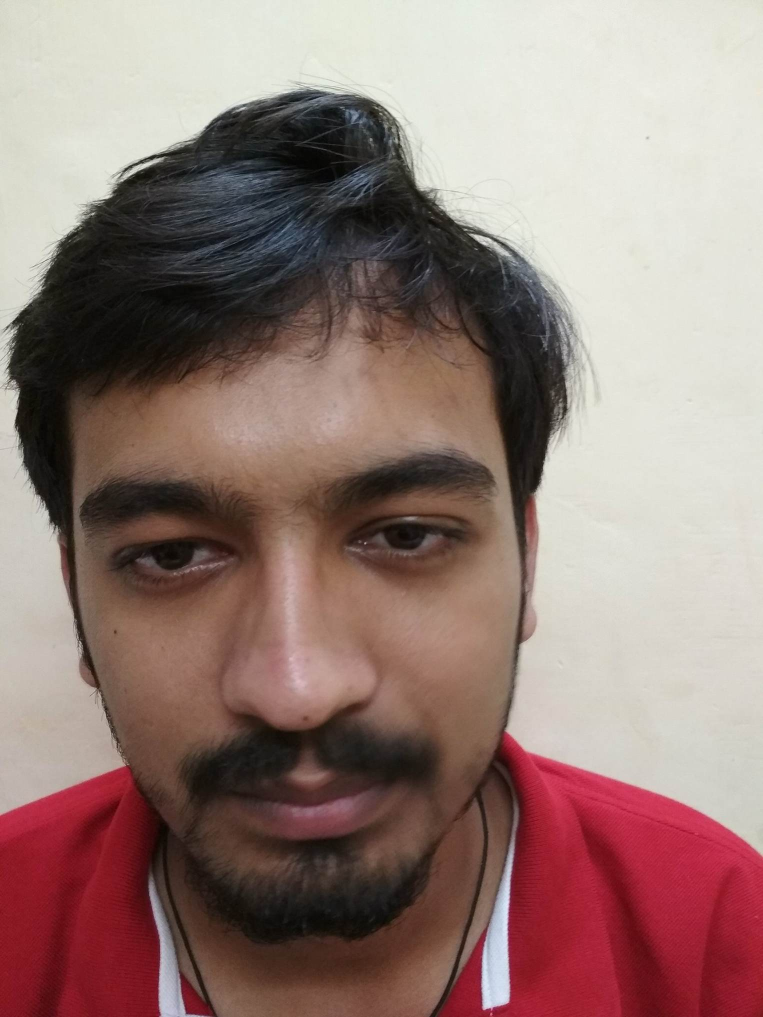
#> input picture faces/s1/1.jpg, 1526 x 2034 px, found by its file name (shown at 1/2 size); its folder holds only this picture in this run
$ python haar_cascade.py
#> lines starting #> are read from the running program, lines starting #| are printed output that depends on the picture
import numpy as np
import cv2 as cv
import os
import sys

face_cascade = cv.CascadeClassifier('/usr/share/opencv/haarcascades/haarcascade_frontalface_default.xml')

def generate_data(input_path,output_path):
#> called with input_path = '/home/kushagra/ITSP/faces', output_path = '/home/kushagra/ITSP/crop'
	for person_name in os.listdir(input_path):
		for image_name in os.listdir(input_path+"/"+person_name):
			img = cv.imread(input_path+"/"+person_name+"/"+image_name)
#> img is the input picture: shape (2034, 1526, 3); mean B, G, R 118, 123.7, 148.4
			gray = cv.cvtColor(img, cv.COLOR_BGR2GRAY)
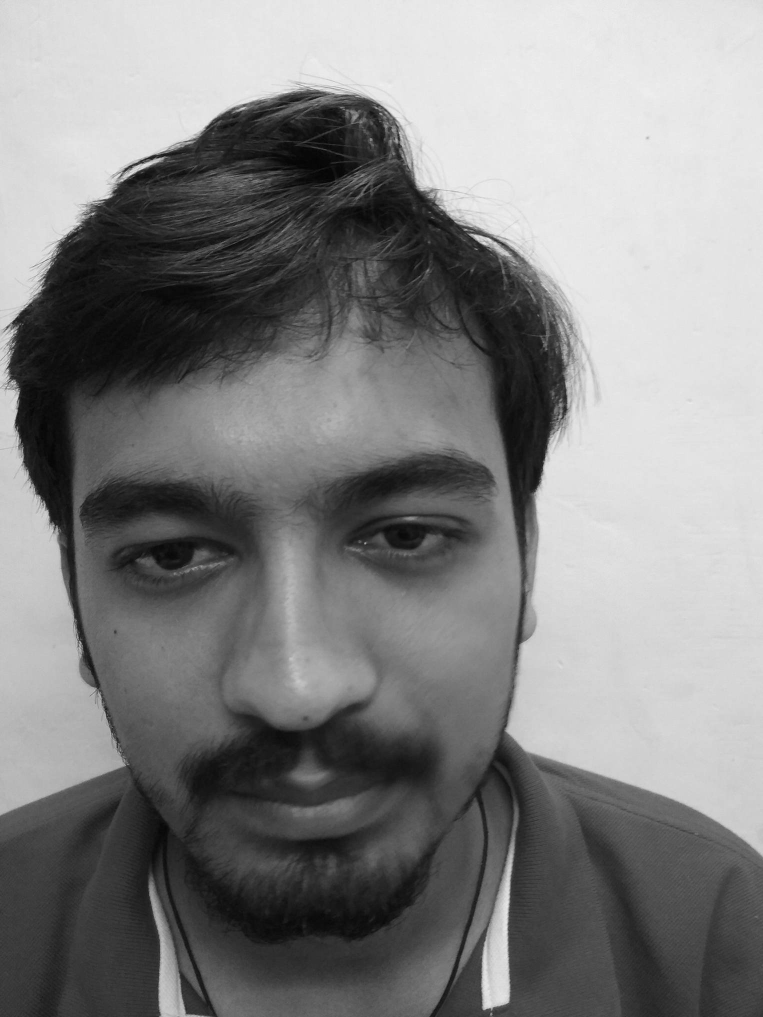
#> gray: shape (2034, 1526) (shown at 1/2 size); min 0, max 254, mean 130.4
			faces = face_cascade.detectMultiScale(gray, 1.1, 4)
#> faces = [[47, 635, 1141, 1141]]
			if(len(faces)==0):
				faces = face_cascade.detectMultiScale(gray, 1.1, 3)
			if(len(faces)==0):
				faces = face_cascade.detectMultiScale(gray, 1.05, 3)
			if(len(faces)==0):
				faces = face_cascade.detectMultiScale(gray, 1.05, 2)
			if(len(faces)>=2):
				faces = face_cascade.detectMultiScale(gray, 1.1, 5)
			if(len(faces)>=2):
				faces = face_cascade.detectMultiScale(gray, 1.1, 6)
			if(len(faces)>=2):
				faces = face_cascade.detectMultiScale(gray, 1.1, 7)
			print(input_path+"/"+person_name+"/"+image_name,len(faces))
#| /home/kushagra/ITSP/faces/s1/1.jpg 1
			if(len(faces)!=0):
				(x,y,w,h)=faces[0]
#> x = 47; y = 635; w = 1141; h = 1141
				img = img[y:y+h, x:x+w]
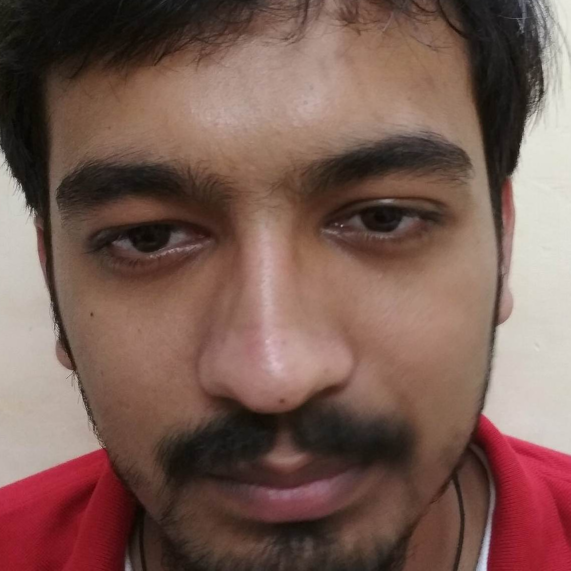
#> img: shape (1141, 1141, 3) (shown at 1/2 size); mean B, G, R 82.1, 90.9, 120.7
				img = cv.resize(img, (100, 100))
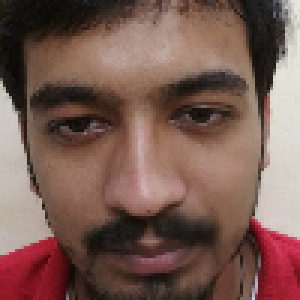
#> img: shape (100, 100, 3) (shown 3 times larger); mean B, G, R 82, 90.7, 120.6
				cv.imwrite(output_path+"/"+person_name+"/"+image_name,img)
#> pass 2 of the loop in generate_data, `for person_name in os.listdir(input_path):`:
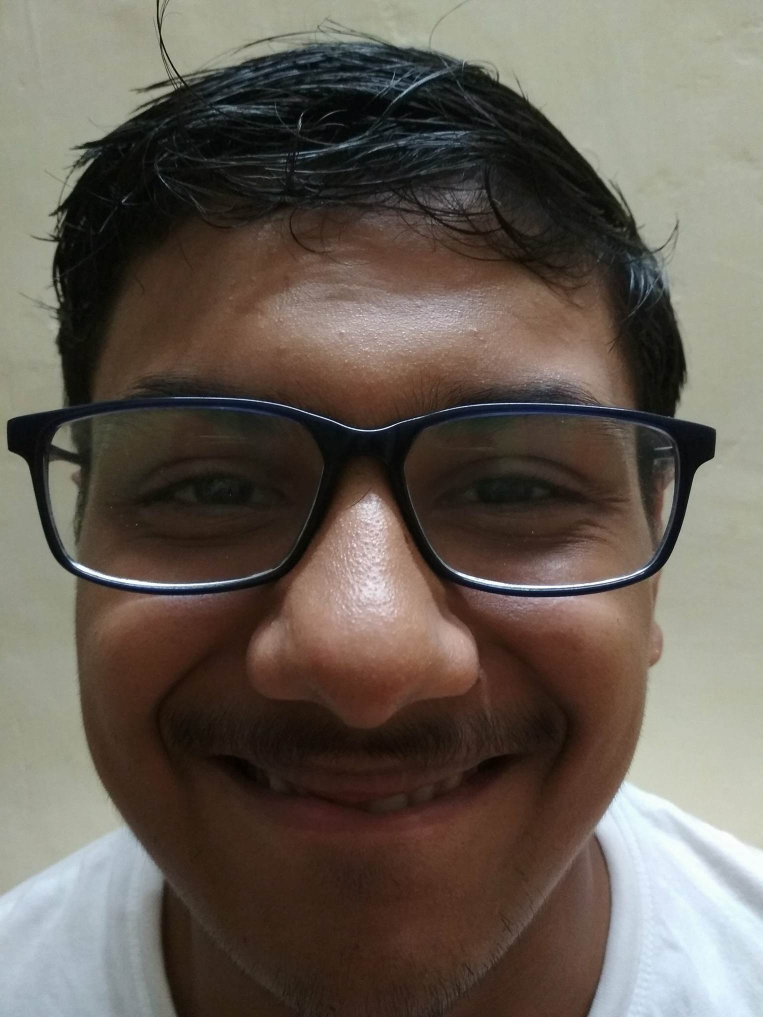
#> input picture faces/s2/1.jpg, 1526 x 2034 px, found by its file name (shown at 1/2 size)
#> in generate_data, img is the input picture: shape (2034, 1526, 3); mean B, G, R 84.2, 93.6, 102.4
#> in generate_data, `gray = cv.cvtColor(img, cv.COLOR_BGR2GRAY)`:
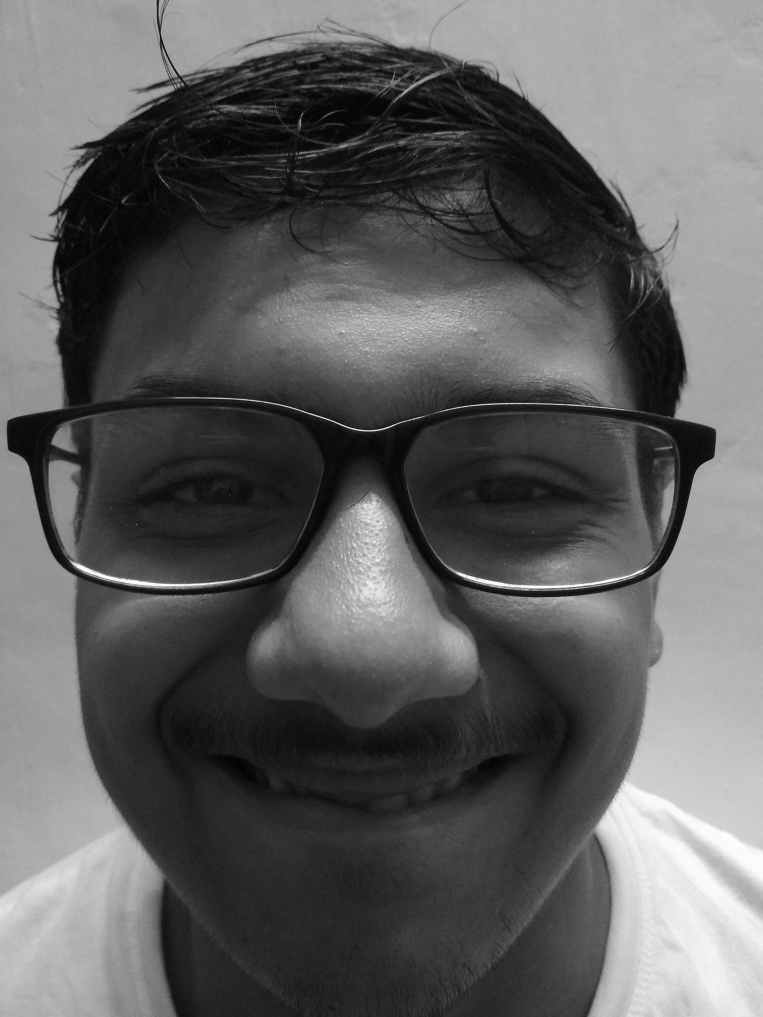
#> gray: shape (2034, 1526) (shown at 1/2 size); min 0, max 255, mean 95.2
#> faces = [[56, 470, 1396, 1396]]
#| /home/kushagra/ITSP/faces/s2/1.jpg 1
#> x = 56; y = 470; w = 1396
#> in generate_data, `img = cv.resize(img, (100, 100))`:
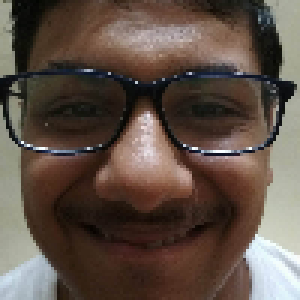
#> img: shape (100, 100, 3) (shown 3 times larger); mean B, G, R 70.5, 80.1, 94.7

generate_data("/home/kushagra/ITSP/faces","/home/kushagra/ITSP/crop")
